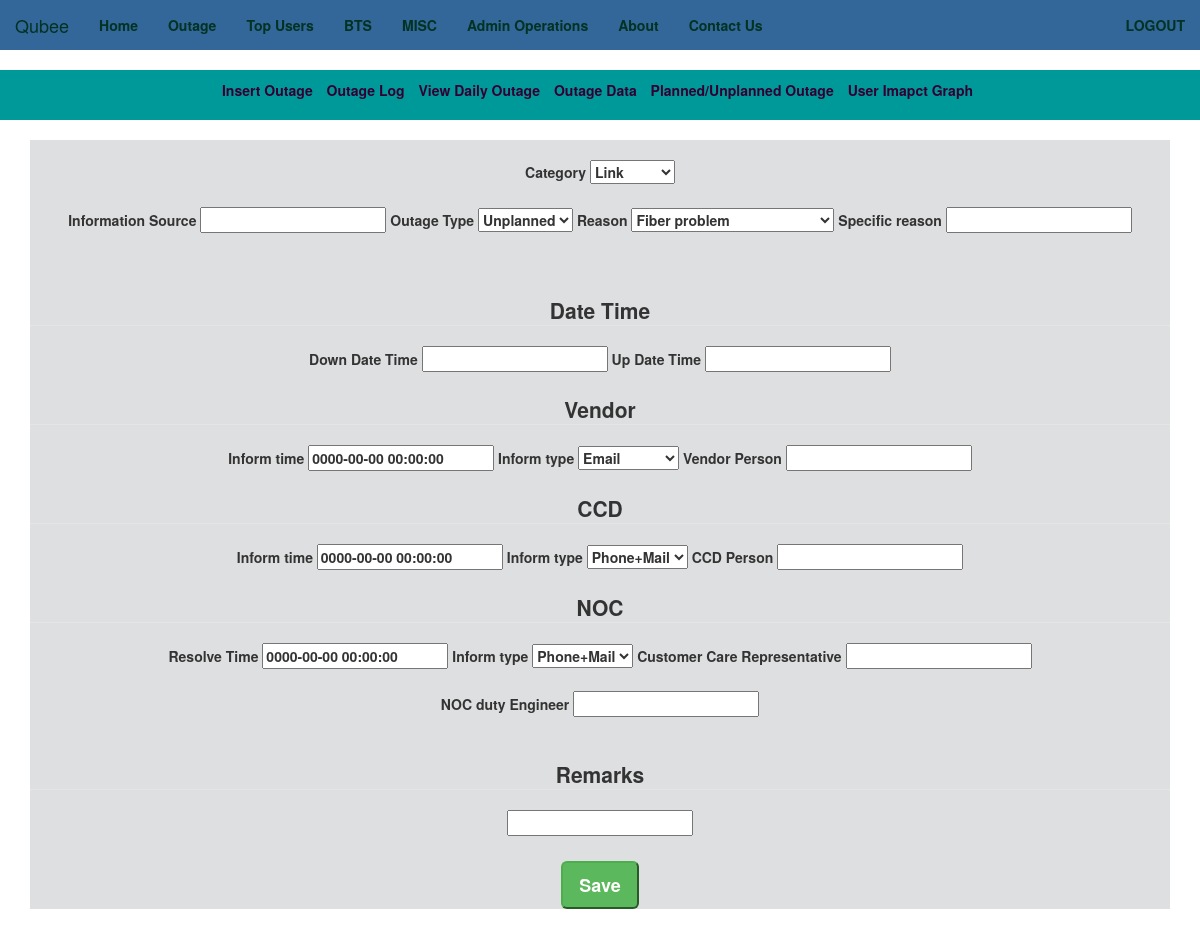
The app's page /indexForDailyData.php?edit=110 (signed in) with its own data.
### tables this page shows
CREATE TABLE `info` (
  `id` int(255) NOT NULL,
  `category` varchar(255) NOT NULL,
  `Down_Date` date NOT NULL,
  `Down_Time` time NOT NULL,
  `Up_Date` date NOT NULL,
  `Up_Time` time NOT NULL,
  `Duration_of_Outage_Mins` varchar(50) NOT NULL,
  `Site` varchar(255) NOT NULL,
  `sector` varchar(255) NOT NULL,
  `fiber_Vendor` varchar(255) NOT NULL,
  `link_Between` varchar(255) NOT NULL,
  `information_Source` varchar(255) NOT NULL,
  `outage_type` varchar(255) NOT NULL,
  `reason` varchar(255) NOT NULL,
  `specific_reason` varchar(255) NOT NULL,
  `inform_time` datetime NOT NULL,
  `inform_type` varchar(255) NOT NULL,
  `informed_Vendor` varchar(255) NOT NULL,
  `incident_Time` datetime NOT NULL,
  `informOfType` varchar(255) NOT NULL,
  `informed_Person` varchar(255) NOT NULL,
  `inform_TimeonResolve` datetime NOT NULL,
  `Type_Of_inform` varchar(255) NOT NULL,
  `informedToPerson` varchar(255) NOT NULL,
  `noc_DutyEngineer` varchar(255) NOT NULL,
  `last_ModifiedBy` varchar(255) NOT NULL,
  `last_ModifiedDT` datetime NOT NULL,
  `comment` longtext NOT NULL
);

### indexForDailyData.php (the view, shortened to what this page needs)
<?php include('server.php');
 if(isset($_GET['edit'])) {
	$id = $_GET['edit'];
	$rec = mysqli_query($conn,"SELECT * FROM info WHERE id = $id");
	$record = mysqli_fetch_array($rec);
	$category = $record['category'];
	$down_Date_Time = $record['down_Date_Time'];
	$up_Date_Time = $record['up_Date_Time'];
	$information_Source = $record['information_Source'];
	$outage_type = $record['outage_type'];
	$reason = $record['reason'];
	$specific_reason = $record['specific_reason'];
	$inform_time= $record['inform_time'];
	$inform_type = $record['inform_type'];
	$informed_Vendor = $record['informed_Vendor'];
	$incident_Time = $record['incident_Time'];
	$informOfType = $record['informOfType'];
	$informed_Person = $record['informed_Person'];
	$inform_TimeonResolve= $record['inform_TimeonResolve'];
	$Type_Of_inform = $record['Type_Of_inform'];
	$informedToPerson = $record['informedToPerson'];
	$noc_DutyEngineer = $record['noc_DutyEngineer'];
	$comment = $record['comment'];
	}
?>
<!Doctype html>
	<html>
	<head>
		<link rel="stylesheet" type="text/css"  href="style.css">
		<link rel="stylesheet" href="css/bootstrap.min.css">
		<link href="css/bootstrap-datetimepicker.min.css" rel="stylesheet">
		<link rel="stylesheet" href="css/bootstrap.min.css">
</head>
<body>
<?php include 'menu2.php'; ?>
<br>
<div class="container2">
	<div class="collapse navbar-collapse js-navbar-collapse">
		<ul class="list-inline text-center">
			<li><a href="indexForDailyData.php"><strong>Insert Outage</strong></a></li>
			<li><a href="outage.php"><strong>Outage Log</strong></a></li>
			<li><a href="viewOutage.php"><strong>View Daily Outage</strong> </a></li>
			<li><a href="outageData.php"><strong>Outage Data</strong></a></li>
			<li><a href="planedOutage.php"><strong>Planned/Unplanned Outage</strong> </a></li>
			<li><a href="userImpact.php"><strong>User Imapct Graph</strong> </a></li>
		</ul>
	</div>
</div>
<br>
<div class="container">
	<form method="post" action="server.php">
	<br>
		<fieldset>
		<label><b>Category</label>
  <select name = "category" id="category" onchange="category_list()">
			<option <?php echo($category=='Link')?"selected":""?>>Link</option>
 </select>
 </fieldset>
<br>
<div>
	<fieldset>
	<label><b>Information Source</b></label>
		 <input type="text" name="information_Source" value="<?php echo $information_Source; ?>">
		 <label><b>Outage Type</label>
		 <select name="outage_type">
			<option <?php echo($outage_type=='Unplanned')?"selected":""?>>Unplanned</option>
		 </select>
		 <label><b>Reason</label>
		 <select name="reason">
			<option <?php echo($reason=='Fiber problem')?"selected":""?>>Fiber problem</option>
			</select>
		 <label><b>Specific reason</label>
		 <input type="text" name="specific_reason" value="<?php echo $specific_reason; ?>">
		</fieldset>
</div>
<br>
	 <div id="trLink" class="general">
	 <fieldset>
		 <label><b>Fiber Vendor</label>
		</fieldset>
		</div>
		<br>
		<br>
		<fieldset>
       <legend>Date Time</legend>
			<label>Down Date Time</label>
		<input type="datetime" id="datetime1" name="down_Date_Time" value="<?php echo $down_Date_Time; ?>">
		<label>Up Date Time</label>
		<input type="datetime" id="datetime2" name="up_Date_Time" value="<?php echo $up_Date_Time; ?>">
	</fieldset>
	<br>
	<fieldset>
		<legend>Vendor</legend>
		<label>Inform time</label>
		<input type="datetime" id="datetime3" name="inform_time" value="<?php echo $inform_time; ?>">
		<label>Inform type</label>
		<select name="inform_type">
			<option <?php echo($inform_type=='Email')?"selected":""?>>Email</option>
			</select>
		<label>Vendor Person</label>
		<input type="text" name="informed_Vendor" value="<?php echo $informed_Vendor; ?>">
		</fieldset>
		 <br>
		 <div id = "content5">
		 <fieldset>
		 <legend>CCD</legend>
		<label>Inform time</label>
		<input type="datetime" id="datetime4" name="incident_Time" value="<?php echo $incident_Time; ?>">
		<label>Inform type</label>
		<select name="informOfType">
			<option <?php echo($informOfType=='Phone')?"selected":""?>>Phone+Mail</option>
			</select>
		<label>CCD Person</label>
		<input type="text" name="informed_Person" value="<?php echo $informed_Person; ?>">
		</fieldset>
		</div>
		<br>
		<div id = "content6">
		<fieldset>
		<legend>NOC</legend>
		<label>Resolve Time</label>
		<input type="datetime" id="datetime5" name="inform_TimeonResolve" value="<?php echo $inform_TimeonResolve; ?>">
		<label>Inform type</label>
		<select name="Type_Of_inform">
			<option <?php echo($Type_Of_inform=='Phone')?"selected":""?>>Phone+Mail</option>
			</select>
		<label>Customer Care Representative</label>
		<input type="text" name="informedToPerson" value="<?php echo $informedToPerson; ?>"></fieldset>
		<br>
		<fieldset>
		<label>NOC duty Engineer</label>
		<input type="text" name="noc_DutyEngineer" value="<?php echo $noc_DutyEngineer; ?>">
		</fieldset></div>
		<br>
		<br>
		<fieldset>
		<legend>Remarks</legend>
		<label>
		<center><input type="textarea" name="comment" value="<?php echo $comment; ?>"/></center>
		</label>
		</fieldset>
		</form>
		<br>
		<button type="save" name="save" class="btn-success btn-lg">Save</button>
 </div>
<br>
	</body>
	</html>

### style.css (style rules this page uses)
ul li a { color:#edeeef; }
.container2 { background-color:#009999; }
.container2 a { color:#330033; }
.container2 ul { padding:10px; }
form { background:#dedfe0; text-align:center; }

### records on screen
info: category "Link", outage_type "Unplanned", reason "Fiber problem", inform_time "0000-00-00 00:00:00", inform_type "Email", incident_Time "0000-00-00 00:00:00", informOfType "Phone+Mail", inform_TimeonResolve "0000-00-00 00:00:00", Type_Of_inform "Phone+Mail"
